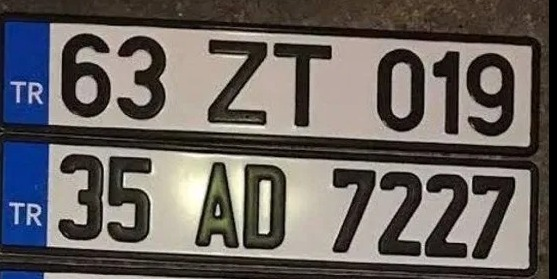
%> input picture double.jpg, 557 x 279 px
$ octave licensePlate.m   (GNU Octave 9; MATLAB toolbox functions it lacks are replaced by stand-ins)
%> lines starting %> are read from the running program, lines starting %| are printed output that depends on the picture; in (x1, y1, x2, y2) boxes, pixels count from 0 and x2, y2 are one past the last pixel; in counts of white or black regions, pixels touching at a corner belong together; the program's own positions count from 1
% Step 1: Read the Image
imagePath = 'double.jpg';
originalImage = imread(imagePath);
%> originalImage is the input picture: size 279x557x3 uint8; mean R, G, B 103.1, 97.9, 95.3

% Step 2: Preprocess the Image
% Convert to grayscale
grayImage = rgb2gray(originalImage);

% Apply Gaussian smoothing to reduce noise
smoothedImage = imgaussfilt(grayImage, 1);
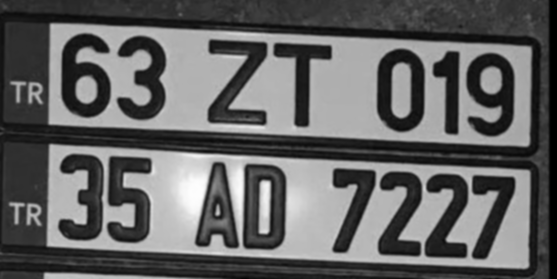
%> smoothedImage: size 279x557 uint8; min 0, max 253, mean 99.1

% Enhance contrast
enhancedImage = imadjust(smoothedImage);
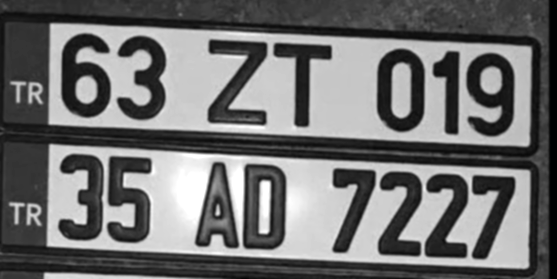
%> enhancedImage: size 279x557 uint8; min 0, max 255, mean 112.1

% Use adaptive thresholding to binarize the image
binaryImage = imbinarize(enhancedImage, 'adaptive', 'ForegroundPolarity', 'dark', 'Sensitivity', 0.5);
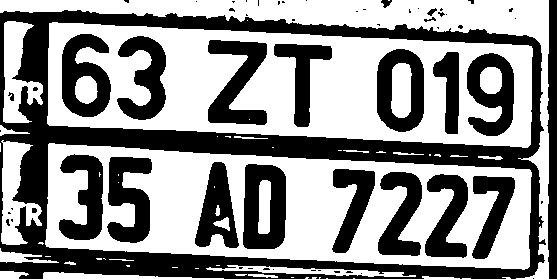
%> binaryImage: size 279x557 logical; 56.5% white; 63 black regions (41 under 20 px), largest, box (x1, y1, x2, y2) and area: (0, 10, 546, 279) 32476, (243, 164, 286, 249) 2774, (208, 40, 267, 125) 2606

% Fill holes in the binary image
filledImage = imfill(binaryImage, 'holes');
%> filledImage: size 279x557 logical; 77.5% white; 10 black regions (7 under 20 px), largest, box (x1, y1, x2, y2) and area: (0, 10, 546, 279) 32476, (547, 0, 557, 279) 2367, (381, 0, 392, 8) 53

% Remove small objects
cleanedImage = bwareaopen(filledImage, 100);
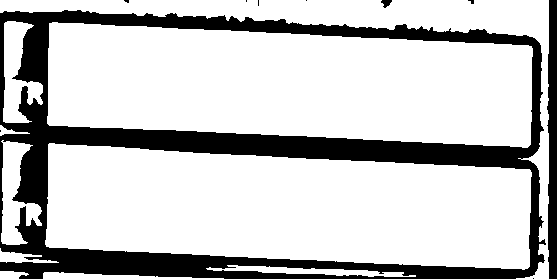
%> cleanedImage: size 279x557 logical; 77.1% white; 10 black regions (7 under 20 px), largest, box (x1, y1, x2, y2) and area: (0, 10, 546, 279) 33104, (547, 0, 557, 279) 2367, (381, 0, 392, 8) 55

% Find edges using Canny edge detector
edgesImage = edge(cleanedImage, 'Canny', [0.02 0.1], 2);
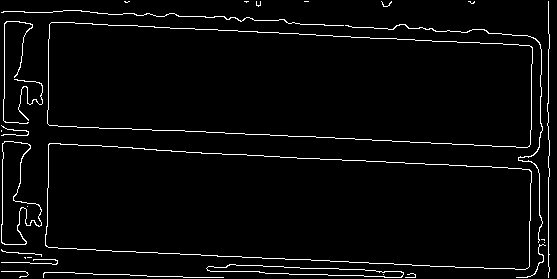
%> edgesImage: size 279x557 logical; 3.4% white in thin lines or dots

% Step 3: Find Connected Components
cc = bwconncomp(edgesImage);
%> cc = 29 connected components

% Step 4: Filter Connected Components
stats = regionprops(cc, 'Area', 'BoundingBox');
%> stats = 29 regions; largest, box (x1, y1, x2, y2) and Area: (45, 143, 532, 270) 1177, (47, 22, 533, 148) 1167, (345, 24, 543, 243) 475, (206, 264, 404, 278) 407, (1, 141, 42, 245) 377
threshold = 200;  % Adjust the area threshold as needed
aspectRatioThreshold = 52/11;  % Adjust the aspect ratio threshold as needed
intensityThreshold = 30;  % Adjust the intensity threshold as needed

filteredStats = [];
for i = 1:length(stats)
    if stats(i).Area > threshold
        aspectRatio = stats(i).BoundingBox(3) / stats(i).BoundingBox(4);

        % Get the region within the bounding box
        x = round(stats(i).BoundingBox(1));
        y = round(stats(i).BoundingBox(2));
        width = round(stats(i).BoundingBox(3));
        height = round(stats(i).BoundingBox(4));

        region = grayImage(y:y+height-1, x:x+width-1);

        % Compute the mean intensity
        meanIntensity = mean(region(:));

        % Adjust the tolerance as needed
        if abs(aspectRatio - aspectRatioThreshold) < 1 && meanIntensity > intensityThreshold
            filteredStats = [filteredStats; stats(i)];
        end
    end
end
%> this loop made 29 passes
%> (aspectRatio, x, y, width, height, meanIntensity, filteredStats) on pass 14: (3.83, 46, 144, 487, 127, 114.6, {Area 1177, BoundingBox [45.5 143.5 487 127]})
%> (aspectRatio, x, y, width, height, meanIntensity) on passes 1, 4, 8, 15, 17, 21: (21.44, 2, 11, 343, 16, 42.97), (0.394, 2, 142, 41, 104, 57.55), (0.291, 4, 22, 30, 103, 54.05), (3.86, 48, 23, 486, 126, 110.7), (14.14, 207, 265, 198, 14, 44.88), (0.904, 346, 25, 198, 219, 100.2)
%> after the loop, filteredStats = 2 regions; box (x1, y1, x2, y2) and Area: (45, 143, 532, 270) 1177, (47, 22, 533, 148) 1167; region = 277 rows, first 12: [56 54 1; 55 54 1; 50 52 1; 48 50 1; 49 50 1; 55 55 1; 63 62 2; 54 53 1; 52 51 1; 54 54 1; 56 58 2; 53 55 1]

% Step 5: Display the Original Image with Detected Rectangle
figure;
subplotLength = size(filteredStats, 1) + 1;
%> subplotLength = 3
subplot(subplotLength, 1, 1);
imshow(originalImage);
hold on;

detectedRectangles = [];  % Initialize an empty array to store rectangle information

for i = 1:length(filteredStats)
    rectangleInfo = filteredStats(i).BoundingBox;
    detectedRectangles = [detectedRectangles; rectangleInfo];
    rectangle('Position', rectangleInfo, 'EdgeColor', 'r', 'LineWidth', 2);
end
%> this loop made 2 passes
%> detectedRectangles on passes 1 to 2: [45.5 143.5 487 127], [45.5 143.5 487 127; 47.5 22.5 486 126]
hold off;

% Step 6: Process the Detected Rectangles
subplotIndex = 2;
for i = 1:size(detectedRectangles, 1)
    % Extract each rectangle
    rect = detectedRectangles(i, :);

    % Crop the region of interest (ROI) from the original image
    roi = imcrop(originalImage, rect);

    % Preprocess the ROI
    grayROI = rgb2gray(roi);
    smoothedROI = imgaussfilt(grayROI, 1);
    enhancedROI = imadjust(grayROI);
    binaryROI = imbinarize(enhancedROI, 'adaptive', 'ForegroundPolarity', 'dark', 'Sensitivity', 0.2);

    % Further processing on the cropped ROI
    F = imresize(binaryROI, 1);
    subplot(subplotLength, 1, subplotIndex);
    subplotIndex = subplotIndex + 1;
    imshow(F);

    % OCR on the ROI
%> (the run ends here)
